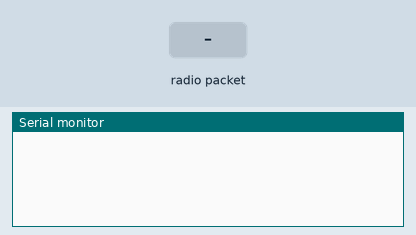
Recording of a sketch running on a simulated Arduino Uno, built with avr-gcc and run on an emulated ATmega328P. Parts: the last lines printed to the serial monitor. The test bench sets the inputs (shaded band). No radio packets arrive unless stated.

Above: at 1.2 s.
1.3 s: radio packet "1" arrives
At 1.8 s:
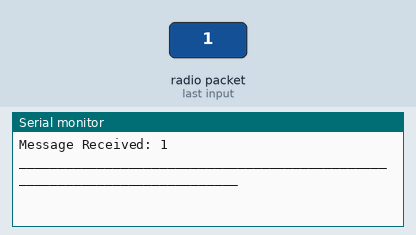
2.8 s: radio packet "0" arrives
At 4.0 s:
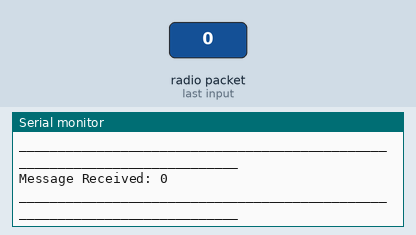
4.3 s: radio packet "2" arrives
At 5.3 s:
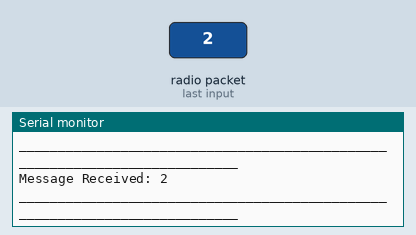

Measured:
- after the input at 1.3 s, the serial monitor: prints a new line at once (image 1)
- after the input at 2.8 s, the serial monitor: prints a new line at once (image 2)
- after the input at 4.3 s, the serial monitor: prints a new line at once (image 3)

The sketch:

reciver.ino
```cpp
// Include RadioHead Amplitude Shift Keying Library
#include <RH_ASK.h>
// Include dependant SPI Library
#include <SPI.h>

// Create Amplitude Shift Keying Object
RH_ASK rf_driver;

void setup()
{
    // Initialize ASK Object
    rf_driver.init();
    // Setup Serial Monitor
    Serial.begin(115200);
}

void loop()
{
    // Set buffer to size of expected message
    uint8_t buf[RH_ASK_MAX_MESSAGE_LEN];
    uint8_t buflen = sizeof(buf);


    // Check if received packet is correct size
    if(rf_driver.recv(buf, &buflen)){
      String msg = "";
      for(int i = 0;i<buflen;i++){
        msg += (char)buf[i];
      }
      if(msg != NULL){
           Serial.print("Message Received: ");
           Serial.println(msg);
           Serial.println("___________________________________________________________________________");
        }

    }
}
```
